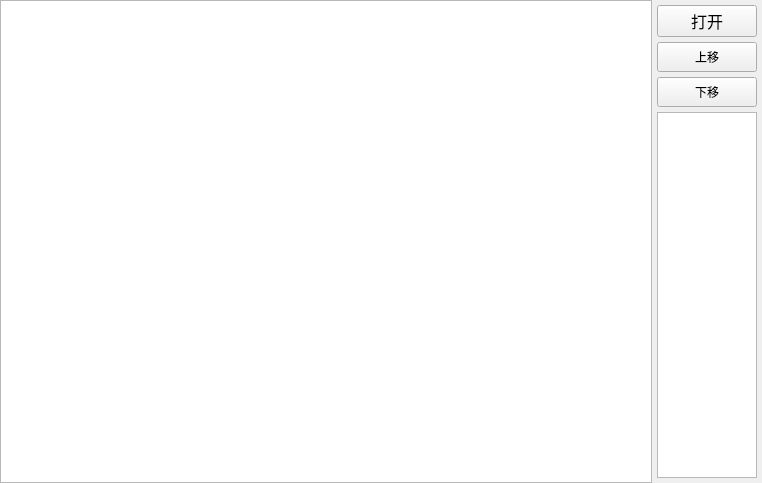
<?xml version="1.0" encoding="UTF-8"?>
<ui version="4.0">
 <class>parseDXF</class>
 <widget class="QMainWindow" name="parseDXF">
  <property name="geometry">
   <rect>
    <x>0</x>
    <y>0</y>
    <width>762</width>
    <height>483</height>
   </rect>
  </property>
  <property name="windowTitle">
   <string>parseDXF</string>
  </property>
  <widget class="QWidget" name="centralWidget">
   <property name="mouseTracking">
    <bool>true</bool>
   </property>
   <layout class="QHBoxLayout" name="horizontalLayout">
    <property name="spacing">
     <number>0</number>
    </property>
    <property name="leftMargin">
     <number>0</number>
    </property>
    <property name="topMargin">
     <number>0</number>
    </property>
    <property name="rightMargin">
     <number>0</number>
    </property>
    <property name="bottomMargin">
     <number>0</number>
    </property>
    <item>
     <widget class="QGraphicsView" name="graphicsView">
      <property name="sizePolicy">
       <sizepolicy hsizetype="Expanding" vsizetype="Expanding">
        <horstretch>0</horstretch>
        <verstretch>0</verstretch>
       </sizepolicy>
      </property>
      <property name="mouseTracking">
       <bool>true</bool>
      </property>
      <property name="verticalScrollBarPolicy">
       <enum>Qt::ScrollBarAlwaysOff</enum>
      </property>
      <property name="horizontalScrollBarPolicy">
       <enum>Qt::ScrollBarAlwaysOff</enum>
      </property>
      <property name="sizeAdjustPolicy">
       <enum>QAbstractScrollArea::AdjustIgnored</enum>
      </property>
     </widget>
    </item>
    <item>
     <layout class="QVBoxLayout" name="verticalLayout">
      <property name="spacing">
       <number>5</number>
      </property>
      <property name="leftMargin">
       <number>5</number>
      </property>
      <property name="topMargin">
       <number>5</number>
      </property>
      <property name="rightMargin">
       <number>5</number>
      </property>
      <property name="bottomMargin">
       <number>5</number>
      </property>
      <item>
       <widget class="QPushButton" name="btn_openDXF">
        <property name="minimumSize">
         <size>
          <width>0</width>
          <height>30</height>
         </size>
        </property>
        <property name="maximumSize">
         <size>
          <width>100</width>
          <height>16777215</height>
         </size>
        </property>
        <property name="font">
         <font>
          <family>新宋体</family>
          <pointsize>12</pointsize>
          <weight>50</weight>
          <bold>false</bold>
         </font>
        </property>
        <property name="text">
         <string>打开</string>
        </property>
       </widget>
      </item>
      <item>
       <widget class="QPushButton" name="btn_moveUp">
        <property name="sizePolicy">
         <sizepolicy hsizetype="Preferred" vsizetype="Preferred">
          <horstretch>0</horstretch>
          <verstretch>0</verstretch>
         </sizepolicy>
        </property>
        <property name="minimumSize">
         <size>
          <width>0</width>
          <height>30</height>
         </size>
        </property>
        <property name="maximumSize">
         <size>
          <width>100</width>
          <height>16777215</height>
         </size>
        </property>
        <property name="text">
         <string>上移</string>
        </property>
       </widget>
      </item>
      <item>
       <widget class="QPushButton" name="btn_moveDown">
        <property name="minimumSize">
         <size>
          <width>0</width>
          <height>30</height>
         </size>
        </property>
        <property name="maximumSize">
         <size>
          <width>100</width>
          <height>16777215</height>
         </size>
        </property>
        <property name="text">
         <string>下移</string>
        </property>
       </widget>
      </item>
      <item>
       <widget class="QListWidget" name="listWidget">
        <property name="sizePolicy">
         <sizepolicy hsizetype="Preferred" vsizetype="Expanding">
          <horstretch>0</horstretch>
          <verstretch>0</verstretch>
         </sizepolicy>
        </property>
        <property name="maximumSize">
         <size>
          <width>100</width>
          <height>16777215</height>
         </size>
        </property>
        <property name="font">
         <font>
          <family>新宋体</family>
          <pointsize>10</pointsize>
         </font>
        </property>
       </widget>
      </item>
     </layout>
    </item>
   </layout>
  </widget>
 </widget>
 <layoutdefault spacing="6" margin="11"/>
 <resources/>
 <connections/>
</ui>
